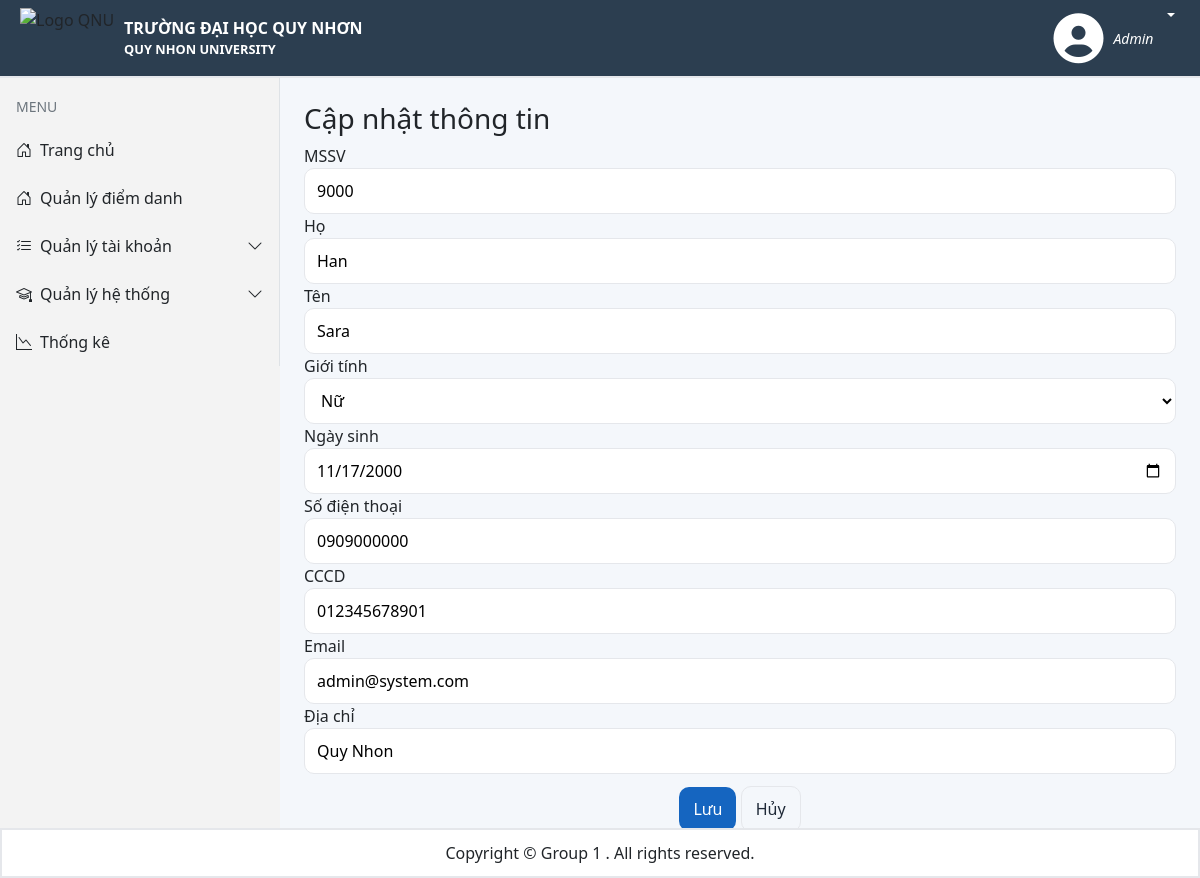
/Account/ThongTinCaNhan/EditInfo (signed in), run on the app's committed database.
### tables this page shows
CREATE TABLE `account` (
  `UserID` int(11) NOT NULL,
  `Ho` varchar(50) DEFAULT NULL,
  `Ten` varchar(50) DEFAULT NULL,
  `CCCD` varchar(12) DEFAULT NULL,
  `SoDT` varchar(10) DEFAULT NULL,
  `Email` varchar(255) DEFAULT NULL,
  `DiaChi` varchar(255) DEFAULT NULL,
  `NgaySinh` date DEFAULT NULL,
  `GioiTinh` enum('Nam','Nữ') DEFAULT NULL,
  `MatKhau` varchar(255) DEFAULT NULL,
  `AuthToken` varchar(255) DEFAULT NULL,
  `Role` enum('1','2','3') NOT NULL DEFAULT '3'
);

### app/Controllers/BaseController.php (called while the page is built, shortened)
<?php
require_once __DIR__ . '/../Models/User.php';
require_once __DIR__ . '/../Config/database.php';
class BaseController
{
    protected function renderCommon($title, $render, $data = [])
    {
        require_once __DIR__ . "/../Views/layout.php";
    }
}

### app/Controllers/AccountController.php (called while the page is built, shortened)
<?php
require_once __DIR__ . '/BaseController.php';
    class AccountController extends BaseController
    {
        public function showEditInfoForm()
        {
            $userModel = new User();
            $data = $userModel->getStudentInfo($_SESSION['UID']);
            $this->renderCommon("Thông tin cá nhân", "profile_edit.php", ['studentData' => $data]);
        }
    }
?>

### app/Models/User.php (called while the page is built, shortened)
<?php
    class User
    {
        private $conn;
        public function __construct()
        {
            $this->conn = Database::getConnection();
        }
        public function getStudentInfo($studentId)
        {
            $stmt = $this->conn->prepare("SELECT UserID, Ho, Ten, GioiTinh, NgaySinh, SoDT, CCCD, Email, DiaChi, TenLop, TenNganh FROM account
            LEFT JOIN student on account.UserID = student.MSSV
            LEFT JOIN lopsv on  lopsv.MaLop = student.MaLop
            LEFT JOIN nganh on lopsv.MaNganh = nganh.MaNganh
            WHERE account.UserID = ?");
            $stmt->bind_param("s", $studentId);
            $stmt->execute();
            $result = $stmt->get_result();
            return $result->fetch_assoc();
        }
    }
?>

### app/Config/database.php (called while the page is built, shortened)
<?php
class Database
{
    private static $servername = "localhost";
    private static $username = "root";
    private static $password = "";
    private static $dbname = "diemdanhonline";
    private static $conn = null;
    public static function getConnection()
    {
        if (self::$conn === null) {
            self::$conn = new mysqli(self::$servername, self::$username, self::$password, self::$dbname);
        }
        return self::$conn;
    }
}
?>

### app/Views/common/profile_edit.php (the view, shortened to what this page needs)
<!DOCTYPE html>
<html lang="vi">
<head>
  <link rel="stylesheet" href="./public/assets/css/theme.css">
</head>
<body>
<div style="display:flex;">
  <main class="page-container">
    <div class="form-center">
      <h3>Cập nhật thông tin</h3>
      <?php
        $user = $data['studentData'];
      ?>
      <form method="post">
        <label>MSSV</label>
        <input class="input"  readonly value="<?= htmlspecialchars($user['UserID']) ?>" readonly>
        <label>Họ</label>
        <input class="input" name="Ho" value="<?= htmlspecialchars($user['Ho']) ?>">
        <label>Tên</label>
        <input class="input" name="Ten" value="<?= htmlspecialchars($user['Ten']) ?>">
        <label for="">Giới tính</label>
        <select class="input" name="GioiTinh" id="">
          <option <?= $user['GioiTinh'] === 'Nữ' ? 'selected' : '' ?> value="Nữ">Nữ</option>
        </select>
        <label>Ngày sinh</label>
        <input class="input" type="date" name="NgaySinh" value="<?= htmlspecialchars($user['NgaySinh']) ?>">
        <label>Số điện thoại</label>
        <input class="input" name="SoDT" value="<?= htmlspecialchars($user['SoDT']) ?>">
        <label>CCCD</label>
        <input class="input"  name="CCCD" value="<?= htmlspecialchars($user['CCCD']) ?>">
        <label>Email</label>
        <input class="input" name="Email" value="<?= htmlspecialchars($user['Email']) ?>">
        <label>Địa chỉ</label>
        <input class="input" name="DiaChi" value="<?= htmlspecialchars($user['DiaChi']) ?>">
        <div style="margin-top:12px; text-align:center;">
          <button type="submit" class="button">Lưu</button>
          <a class="button ghost" href="./Account/ThongTinCaNhan">Hủy</a>
        </div>
      </form>
    </div>
  </main>
</div>
</body>
</html>

### public/assets/css/layout.css (style rules this page uses)
:root { --sidebars-color: #f3f3f3; --header-color: #2c3e50; }
* { padding: 0px; margin: 0px; box-sizing: border-box; }
body { background-color: #F6F8FB; overflow: hidden; }

### public/assets/css/theme.css (style rules this page uses)
:root { --primary: #1565c0; --primary-hover: #0d47a1; --accent: #00b0ff; --bg: #f4f7fb; --card: #ffffff; --text: #1f2937; --muted: #6b7280; --border: #e5e7eb; --radius: 12px; --success: #10b981; --warning: #f59e0b; --danger: #ef4444; }
.page-container { flex: 1; padding: 24px; display: flex; flex-direction: column; gap: 20px; background: var(--bg); }
.button { background: var(--primary); color: #fff; border: none; padding: 10px 14px; border-radius: 10px; cursor: pointer; transition: 0.2s; text-decoration: none; display: inline-block; }
.button.ghost { background: transparent; color: var(--text); border: 1px solid var(--border); }
.input, .select { padding: 10px 12px; border-radius: 10px; border: 1px solid var(--border); background: var(--card); width: 100%; box-sizing: border-box; }

### app/Views/partials/menubar.php (style rules this page uses)
:root { --sidebar-width: 280px; }
body { background:#f8f9fa; }

### data on the page
account: UserID "9000", Ho "Han", Ten "Sara", GioiTinh "Nữ", NgaySinh "11/17/2000", SoDT "0909000000", CCCD "012345678901", Email "admin@system.com", DiaChi "Quy Nhon"
